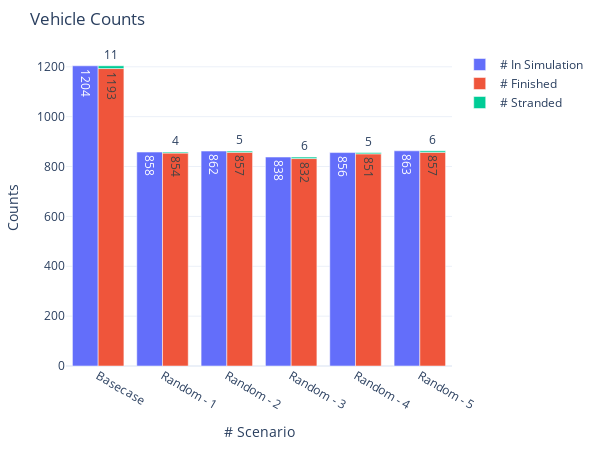

The notebook cell this image was saved under:
### Markdown cell above
#### 5.1 Vehicle Counts

### Code cell
fig = go.Figure(
    data=[
        go.Bar(
            name="# In Simulation",
            x=count_stats['analysis_id'],
            y=count_stats['sim_count'],
            offsetgroup=0,
            text=count_stats['sim_count'],
            textposition='auto',
        ),
        go.Bar(
            name="# Finished",
            x=count_stats['analysis_id'],
            y=count_stats['fin_count'],
            offsetgroup=1,
            text=count_stats['fin_count'],
            textposition='auto',
        ),
        go.Bar(
            name="# Stranded",
            x=count_stats['analysis_id'],
            y=count_stats['str_count'],
            offsetgroup=1,
            base=count_stats['fin_count'],
            text=count_stats['str_count'],
            textposition='auto',
        )
    ],
    layout=go.Layout(
        title="Vehicle Counts",
        yaxis_title="Counts", 
        xaxis_title="# Scenario", width=600, height=450
        
    )
)
fig.update_xaxes(type='category', tickvals=[0, 1, 2, 3, 4, 5], ticktext=['Basecase', 'Random - 1', 'Random - 2', 'Random - 3', 'Random - 4', 'Random - 5'])
# fig.update_yaxes(range=(0, 1300))
fig.update_layout(margin=dict(l=20, r=20, t=50, b=20), uniformtext_minsize=8, uniformtext_mode='hide', template='plotly_white')
fig.show()

### Figure 1 — Plotly figure (JSON) as saved in the notebook; plotly's stock layout.template omitted (floating-point values rounded to 4 significant figures)
{"data": [{"name": "# In Simulation", "offsetgroup": "0", "text": [1204, 858, 862, 838, 856, 863], "textposition": "auto", "type": "bar", "x": [307, 396, 397, 398, 399, 400], "y": [1204, 858, 862, 838, 856, 863]}, {"name": "# Finished", "offsetgroup": "1", "text": [1193, 854, 857, 832, 851, 857], "textposition": "auto", "type": "bar", "x": [307, 396, 397, 398, 399, 400], "y": [1193, 854, 857, 832, 851, 857]}, {"base": [1193, 854, 857, 832, 851, 857], "name": "# Stranded", "offsetgroup": "1", "text": [11, 4, 5, 6, 5, 6], "textposition": "auto", "type": "bar", "x": [307, 396, 397, 398, 399, 400], "y": [11, 4, 5, 6, 5, 6]}], "layout": {"height": 450, "margin": {"b": 20, "l": 20, "r": 20, "t": 50}, "title": {"text": "Vehicle Counts"}, "uniformtext": {"minsize": 8, "mode": "hide"}, "width": 600, "xaxis": {"autorange": true, "range": [-0.5, 5.5], "ticktext": ["Basecase", "Random - 1", "Random - 2", "Random - 3", "Random - 4", "Random - 5"], "tickvals": [0, 1, 2, 3, 4, 5], "title": {"text": "# Scenario"}, "type": "category"}, "yaxis": {"autorange": true, "range": [0, 1267.0], "title": {"text": "Counts"}, "type": "linear"}}}
